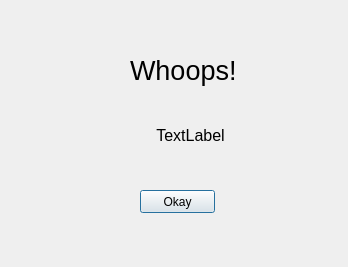
<?xml version="1.0" encoding="UTF-8"?>
<ui version="4.0">
 <class>Dialog</class>
 <widget class="QDialog" name="Dialog">
  <property name="geometry">
   <rect>
    <x>0</x>
    <y>0</y>
    <width>348</width>
    <height>267</height>
   </rect>
  </property>
  <property name="windowTitle">
   <string>Dialog</string>
  </property>
  <widget class="QLabel" name="label">
   <property name="geometry">
    <rect>
     <x>130</x>
     <y>50</y>
     <width>161</width>
     <height>41</height>
    </rect>
   </property>
   <property name="font">
    <font>
     <pointsize>20</pointsize>
    </font>
   </property>
   <property name="text">
    <string>Whoops!</string>
   </property>
  </widget>
  <widget class="QPushButton" name="ok_button">
   <property name="geometry">
    <rect>
     <x>140</x>
     <y>190</y>
     <width>75</width>
     <height>23</height>
    </rect>
   </property>
   <property name="text">
    <string>Okay</string>
   </property>
  </widget>
  <widget class="QLabel" name="error_message">
   <property name="geometry">
    <rect>
     <x>40</x>
     <y>100</y>
     <width>301</width>
     <height>71</height>
    </rect>
   </property>
   <property name="font">
    <font>
     <pointsize>12</pointsize>
    </font>
   </property>
   <property name="text">
    <string>TextLabel</string>
   </property>
   <property name="alignment">
    <set>Qt::AlignCenter</set>
   </property>
   <property name="wordWrap">
    <bool>true</bool>
   </property>
  </widget>
 </widget>
 <resources/>
 <connections/>
</ui>
